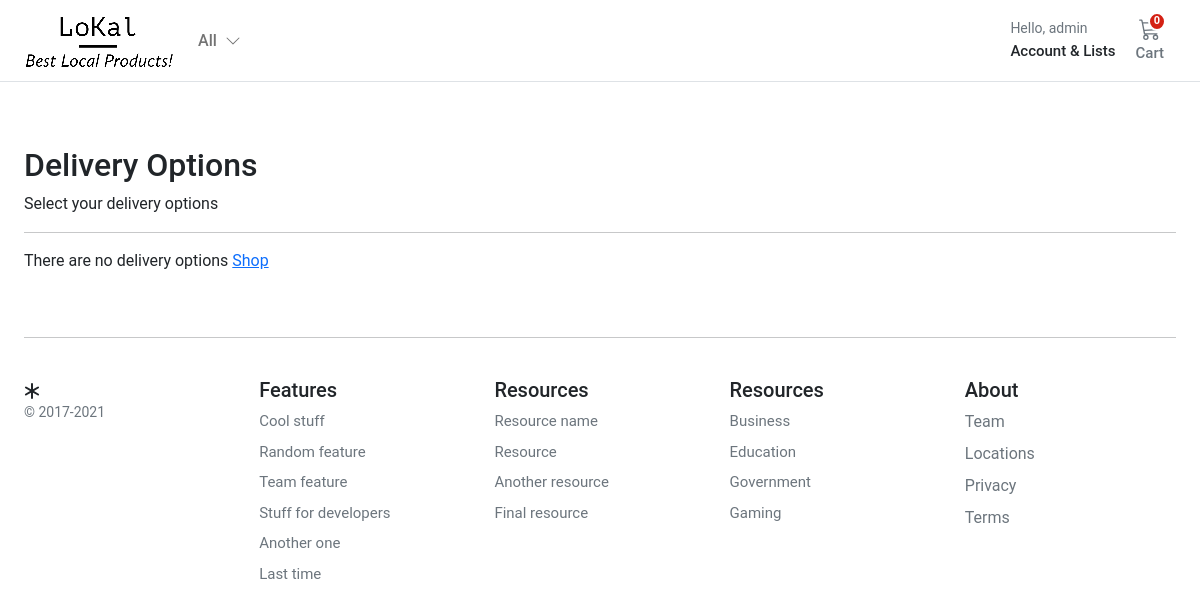
The page /checkout/deliverychoices (signed in) on the database as committed earlier.
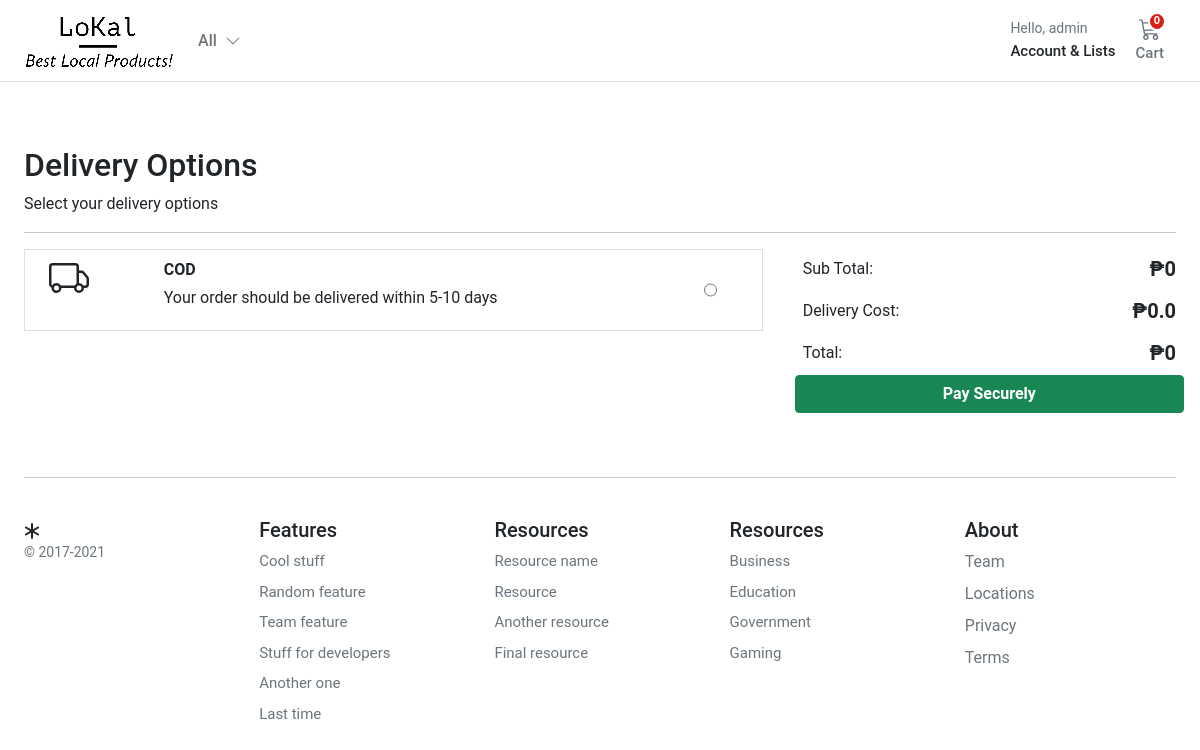
The same page on the database as committed later.
### checkout/models.py (models this page shows, shortened)
class DeliveryOptions(models.Model):
    DELIVERY_CHOICES = [
        ("IS", "In Store"),
        ("HD", "Home Delivery"),
        ("DD", "Digital Delivery"),
    ]
    delivery_name = models.CharField(
        verbose_name=_("delivery_name"),
        help_text=_("Required"),
        max_length=255,
    )
    delivery_price = models.DecimalField(
        verbose_name=_("delivery price"),
        help_text=_("Maximum 999.99"),
        error_messages={
            "name": {
                "max_length": _("The price must be between 0 and 999.99."),
            },
        },
        max_digits=5,
        decimal_places=2,
    )
    delivery_method = models.CharField(
        choices=DELIVERY_CHOICES,
        verbose_name=_("delivery_method"),
        help_text=_("Required"),
        max_length=255,
    )
    delivery_timeframe = models.CharField(
        verbose_name=_("delivery timeframe"),
        help_text=_("Required"),
        max_length=255,
    )
    delivery_window = models.CharField(
        verbose_name=_("delivery window"),
        help_text=_("Required"),
        max_length=255,
    )
    order = models.IntegerField(verbose_name=_("list order"), help_text=_("Required"), default=0)
    is_active = models.BooleanField(default=True)
    class Meta:
        verbose_name = _("Delivery Option")
        verbose_name_plural = _("Delivery Options")

### checkout/views.py (the view)
# urls.py: path("deliverychoices", views.deliverychoices, name="deliverychoices"),
@login_required
def deliverychoices(request):
    deliveryoptions = DeliveryOptions.objects.filter(is_active=True)
    return render(request, "checkout/delivery_choices.html", {"deliveryoptions": deliveryoptions})

### cart/cart.py (called while the page is built)
    def __len__(self):
        return sum(item["qty"] for item in self.cart.values())

    def get_subtotal_price(self):
        return sum(Decimal(item["price"]) * item["qty"] for item in self.cart.values())

    def get_delivery_price(self):
        newprice = 0.00
        if "purchase" in self.session:
            newprice = DeliveryOptions.objects.get(id=self.session["purchase"]["delivery_id"]).delivery_price
        return newprice

    def get_total_price(self):
        newprice = 0.00
        subtotal = sum(Decimal(item["price"]) * item["qty"] for item in self.cart.values())
        if "purchase" in self.session:
            newprice = DeliveryOptions.objects.get(id=self.session["purchase"]["delivery_id"]).delivery_price
        total = subtotal + Decimal(newprice)
        return total

### cart/context_processors.py (called while the page is built)
def cart(request):
    return {'cart': Cart(request)}

### store/context_processors.py (called while the page is built)
def categories(request):
    return {"categories": Category.objects.filter(level=0)}

### store/models.py (called while the page is built)
    def get_absolute_url(self):
        return reverse("store:category_list", args=[self.slug])

### templates/checkout/delivery_choices.html (shortened to what this page needs)
{% extends "../base.html" %}
{% load static %}
{% block content %}
<div class="container">
  <div class="col-12">
    <h1 class="h2">Delivery Options</h1>
  </div>
  <div class="col-12">
    <p>Select your delivery options</p>
  </div>
  <hr />
</div>
<div class="container">
  <div class="row g-3">
    {% if deliveryoptions|length == 0 %}
    <div class="col-12">There are no delivery options <a href="{% url 'store:store_home' %}">Shop</a></div>
    {% else %}
    <div class="col-md-4 col-lg-4 order-md-last p-0 order-3">
      <div class="d-flex bd-highlight ms-0">
        <div class="p-2 flex-grow-1 bd-highlight">Sub Total:</div>
        <div class="p-2 bd-highlight"><span class="fw-bold h5">₱</span><span id="sub_total"
            class="fw-bold h5">{{cart.get_subtotal_price}}</span></div>
      </div>
      <div class="d-flex bd-highlight">
        <div class="p-2 flex-grow-1 bd-highlight">Delivery Cost:</div>
        <div class="p-2 bd-highlight"><span class="fw-bold h5">₱</span><span id="delivery_price"
            class="fw-bold h5">{{cart.get_delivery_price}}</span></div>
      </div>
      <div class="d-flex bd-highlight">
        <div class="p-2 flex-grow-1 bd-highlight">Total:</div>
        <div class="p-2 bd-highlight"><span class="fw-bold h5">₱</span><span id="total"
            class="fw-bold h5">{{cart.get_total_price}}</span></div>
      </div>
      <a role="button" href="{% url "checkout:delivery_address" %}" class="btn btn-success fw-bold w-100"
        type="button">Pay Securely</a>
    </div>
    <div class="col-md-7 col-lg-8">
      {% for option in deliveryoptions %}
      <div class="card mb-3 border-1 rounded-0 product-item me-md-4" data-index="{{option.id}}">
        <div class="row g-0">
          <div class="col-md-2 ps-3 ps-md-4">
          </div>
          <div class="col-md-9 ps-md-1">
            <div class="card-body p-1">
              <p class="card-text ps-2 mb-1 pt-1 fw-bold">{{option.delivery_name}}</p>
              <p class="card-text ps-2 pb-3">Your order should be delivered within {{option.delivery_timeframe}}</p>
            </div>
          </div>
          <div class="col-md-1 ps-md-1">
            <input class="align-middle h-100" type="radio" name="deliveryOption" id="{{option.id}}"
              value="{{option.id}}">
          </div>
        </div>
      </div>
      {% endfor %}
    </div>
    {% endif %}
  </div>
</div>
{% endblock %}

Rows that differ between the two databases and show on the page:
added DeliveryOptions: delivery_name "COD", delivery_timeframe "5-10 days"
Other text that changed with them:
{{ cart.get_subtotal_price }}: (not shown) → "0"
{{ cart.get_delivery_price }}: (not shown) → "0.0"
{{ cart.get_total_price }}: (not shown) → "0"
text no longer shown: "There are no delivery options Shop"
text now shown: "Sub Total: ₱ Delivery Cost: ₱ Total: ₱ Pay Securely"
